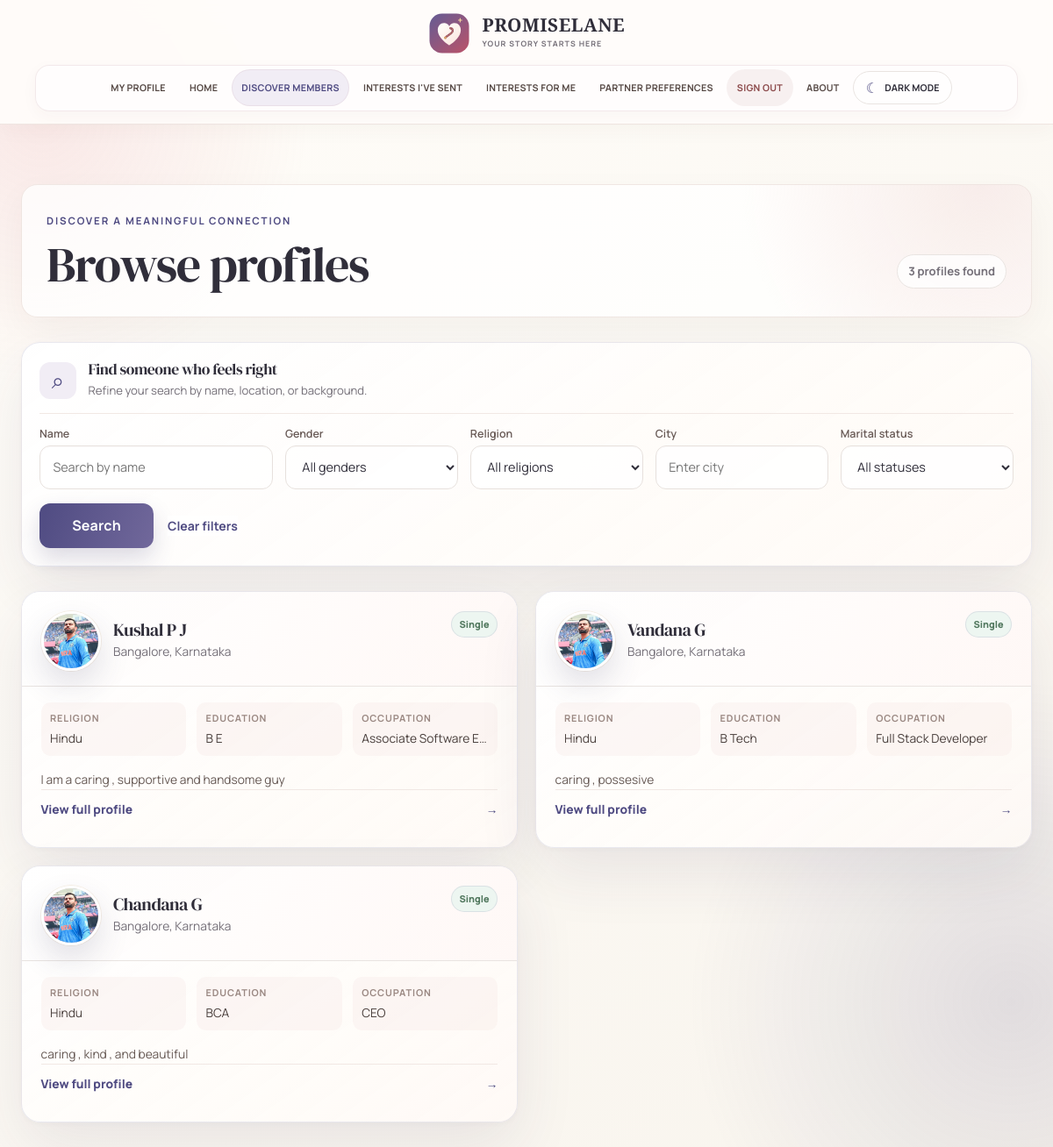
Screenshot of /dashboard/browse_profiles/ (signed in) with the database file from the repository.
### user_profile/models.py (models this page shows)
class MatrimonialProfile(models.Model):
    RELIGION_CHOICES = [
        ('Hindu','Hindu'),
        ('Muslim','Muslim'),
        ('Christian','Christaian'),
        ('Other','Other')
    ]
    MARITAL_STATUS_CHOICES = [
        ('Single','Single'),
        ('Divorced','Divorced'),
        ('Widowed','Widowed'),
    ]
    user = models.OneToOneField(CustomUser,on_delete=models.CASCADE,related_name='matrimonial_profile')
    religion = models.CharField(max_length=30,choices=RELIGION_CHOICES)
    caste = models.CharField(max_length=100,blank=True)
    height = models.CharField(max_length=20,blank=True)
    marital_status = models.CharField(
        max_length=30,
        choices = MARITAL_STATUS_CHOICES,
        default='Single'
    )
    education = models.CharField(max_length=150)
    occupation = models.CharField(max_length=150)
    annual_income = models.CharField(max_length=100,blank=True)
    city = models.CharField(max_length=100)
    state = models.CharField(max_length=100)
    about = models.TextField(blank=True)
    created_at = models.DateTimeField(auto_now_add=True)
    updated_at = models.DateTimeField(auto_now=True)
    is_active = models.BooleanField(default=True)

### authen/models.py (models this page shows)
class ProImage(models.Model):
    user = models.OneToOneField(settings.AUTH_USER_MODEL,on_delete=models.CASCADE)
    Proimage = models.ImageField(upload_to='profile/',default='image.png')

class CustomUser(AbstractUser):
    age = models.PositiveIntegerField(default=0)
    phone = models.IntegerField(default=0)
    gender = models.CharField(max_length=30,blank=True)
    dob = models.DateField(null=True,blank=True,validators={validate_age})

### dashboard/views.py (the view)
# urls.py: path('browse_profiles/',browse_profiles,name='browse_profiles'),
@login_required
def browse_profiles(request):
    profiles = MatrimonialProfile.objects.filter(is_active=True).exclude(user=request.user).select_related('user')
    blocked_by_me = BlockedUser.objects.filter(blocker = request.user).values_list('blocked_id',flat=True)
    blocked_me = BlockedUser.objects.filter(blocked = request.user).values_list('blocked_id',flat=True)
    profiles = profiles.exclude(user_id__in = blocked_by_me).exclude(user_id__in = blocked_me)
    gender = request.GET.get('gender')
    religion = request.GET.get('religion')
    city = request.GET.get('city')
    marital_status = request.GET.get('marital_status')
    search = request.GET.get('search')
    if gender:
        profiles = profiles.filter(user__gender=gender)
    if religion:
        profiles = profiles.filter(religion=religion)
    if city:
        profiles = profiles.filter(city__icontains = city)
    if marital_status:
        profiles = profiles.filter(marital_status=marital_status)
    if search:
        profiles = profiles.filter(user__first_name__icontains = search) | profiles.filter(user__last_name__icontains = search)
    return render(request,'browse_profiles.html',{'profiles':profiles})

### dashboard/templates/browse_profiles.html (shortened to what this page needs)
{% extends 'main.html' %}
{% load static %}
{% block page_styles %}
<link rel="stylesheet" href="{% static 'css/browse_profiles.css' %}">
{% endblock %}
{% block content %}
<section class="browse-page">
    <header class="browse-heading">
        <div>
            <span class="browse-eyebrow">Discover a meaningful connection</span>
            <h1>Browse profiles</h1>
        </div>
        <p class="browse-count">{{ profiles|length }} profile{{ profiles|length|pluralize }} found</p>
    </header>
    <form class="profile-filters" action="" method="GET">
        <div class="filter-intro">
            <span class="filter-intro-icon" aria-hidden="true">⌕</span>
            <div>
                <h2>Find someone who feels right</h2>
                <p>Refine your search by name, location, or background.</p>
            </div>
        </div>
        <div class="filter-field filter-search">
            <label for="search">Name</label>
            <input id="search" type="text" name="search" value="{{ request.GET.search }}" placeholder="Search by name">
        </div>
        <div class="filter-field">
            <label for="gender">Gender</label>
            <select name="gender" id="gender">
                <option value="">All genders</option>
            </select>
        </div>
        <div class="filter-field">
            <label for="religion">Religion</label>
            <select name="religion" id="religion">
                <option value="">All religions</option>
            </select>
        </div>
        <div class="filter-field">
            <label for="city">City</label>
            <input id="city" type="text" name="city" value="{{ request.GET.city }}" placeholder="Enter city">
        </div>
        <div class="filter-field">
            <label for="marital_status">Marital status</label>
            <select name="marital_status" id="marital_status">
                <option value="">All statuses</option>
            </select>
        </div>
        <div class="filter-actions">
            <button type="submit">Search</button>
            <a class="clear-filter" href="{% url 'browse_profiles' %}">Clear filters</a>
        </div>
    </form>
    {% if profiles %}
    <div class="profile-grid">
        {% for profile in profiles %}
        <article class="match-card">
            <div class="match-card-top">
                <div class="match-avatar">
                    {% if profile.user.proimage %}
                        <img src="{{ profile.user.proimage.Proimage.url }}" alt="{{ profile.user.get_full_name|default:profile.user.username }}">
                    {% else %}
                        <span>{{ profile.user.first_name|first|default:"?" }}</span>
                    {% endif %}
                </div>
                <div class="match-name">
                    <h2>{{ profile.user.get_full_name|default:profile.user.username }}</h2>
                    <p>{{ profile.city }}, {{ profile.state }}</p>
                </div>
                {% if profile.marital_status %}
                <span class="status-badge">{{ profile.marital_status }}</span>
                {% endif %}
            </div>
            <dl class="match-details">
                <div>
                    <dt>Religion</dt>
                    <dd>{{ profile.religion|default:"Not provided" }}</dd>
                </div>
                <div>
                    <dt>Education</dt>
                    <dd>{{ profile.education|default:"Not provided" }}</dd>
                </div>
                <div>
                    <dt>Occupation</dt>
                    <dd>{{ profile.occupation|default:"Not provided" }}</dd>
                </div>
            </dl>
            {% if profile.about %}
            <p class="match-about">{{ profile.about|truncatewords:20 }}</p>
            {% endif %}
            <a class="match-card-action" href="{% url 'profile_detail' profile.id %}">
                View full profile <span aria-hidden="true">→</span>
            </a>
        </article>
        {% endfor %}
    </div>
    {% endif %}
</section>
{% endblock %}

### templates/main.html (shortened to what this page needs)
{% load static %}
<!DOCTYPE html>
<html lang="en">
<head>
    <link rel="stylesheet" href="{% static 'css/main.css' %}">
    <link rel="stylesheet" href="{% static 'css/site.css' %}">
    {% block page_styles %}{% endblock %}
    <link rel="stylesheet" href="{% static 'css/premium.css' %}">
    <link rel="stylesheet" href="{% static 'css/nav.css' %}">
    <link rel="stylesheet" href="{% static 'css/theme.css' %}">
</head>
<body>
    {% include 'nav.html' %}
    <main class="page-content" id="main-content">
        {% block content %}
        {% endblock %}
    </main>
</body>
</html>

### templates/nav.html
{% load static %}
<header class="site-header">
    <nav class="navbar" aria-label="Main navigation">
        <a class="brand" href="{% if request.user.is_authenticated %}{% url 'home' %}{% else %}{% url 'login' %}{% endif %}" aria-label="PromiseLane home">
            <img class="brand-mark" src="{% static 'images/promiselane-logo.svg' %}" alt="">
            <span class="brand-copy">
                <strong>PromiseLane</strong>
                <span>YOUR STORY STARTS HERE</span>
            </span>
        </a>
        <div class="nav-links">
            {% if request.user.is_authenticated %}
            <a class="nav-link{% if request.resolver_match.url_name == 'profile' %} nav-active{% endif %}" href="{% url 'profile' %}">My Profile</a>
            <a class="nav-link{% if request.resolver_match.url_name == 'home' %} nav-active{% endif %}" href="{% url 'home' %}">Home</a>
            <a class="nav-link{% if request.resolver_match.url_name == 'browse_profiles' %} nav-active{% endif %}" href="{% url 'browse_profiles' %}">Discover Members</a>
            <a class="nav-link{% if request.resolver_match.url_name == 'sent_interests' %} nav-active{% endif %}" href="{% url 'sent_interests' %}">Interests I've Sent</a>
            <a class="nav-link{% if request.resolver_match.url_name == 'received_interests' %} nav-active{% endif %}" href="{% url 'received_interests' %}">Interests for Me</a>
            <a class="nav-link{% if request.resolver_match.url_name == 'partner_preferences' %} nav-active{% endif %}" href="{% url 'partner_preferences' %}">Partner Preferences</a>
            <a class="nav-link nav-logout" href="{% url 'logout' %}">Sign Out</a>
            {% else %}
            <a class="nav-link" href="{% url 'login' %}">Log In</a>
            <a class="nav-link nav-register" href="{% url 'register' %}">Register</a>
            {% endif %}
            <a class="nav-link nav-about{% if request.resolver_match.url_name == 'about' %} nav-active{% endif %}" href="{% url 'about' %}">About</a>
            <button class="theme-toggle" type="button" data-theme-toggle aria-pressed="false">
                <span class="theme-toggle-icon" data-theme-icon aria-hidden="true">☾</span>
                <span data-theme-label>Dark mode</span>
            </button>
        </div>
    </nav>
</header>

### static/css/main.css (style rules this page uses)
:root { font-family: 'DM Sans', sans-serif; color: #29211f; background: #fffaf7; font-synthesis: none; text-rendering: optimizeLegibility; -webkit-font-smoothing: antialiased; -moz-osx-font-smoothing: grayscale; --ink: #29211f; --muted: #766b67; --wine: #883d50; --wine-dark: #713044; --rose: #f6e8e5; --line: #eee3df; --gold: #b9875f; --surface: rgba(255, 255, 255, 0.94); --shadow: 0 18px 50px rgba(76, 48, 43, 0.09); }
* { box-sizing: border-box; }
html { min-width: 320px; scroll-behavior: smooth; }
body { position: relative; min-height: 100vh; margin: 0; overflow-x: hidden; background: radial-gradient(ellipse at 12% 18%, rgba(244, 224, 218, 0.72), transparent 34rem), radial-gradient(ellipse at 92% 78%, rgba(245, 232, 216, 0.62), transparent 32rem), #fffaf7; color: var(--ink); font-size: 16px; line-height: 1.65; }
body::before { position: fixed; z-index: -1; top: 0; right: -10rem; width: 30rem; height: 30rem; border: 1px solid rgba(136, 61, 80, 0.08); border-radius: 50%; content: ""; pointer-events: none; }
.page-content { width: min(100% - 2.5rem, 1120px); min-height: calc(100vh - 92px); margin: 0 auto; padding: clamp(2.5rem, 7vw, 5.5rem) 0; }
.page-content > * { animation: page-enter 420ms cubic-bezier(.2,.8,.2,1) both; }
h1, h2, h3 { margin: 0 0 0.8rem; color: var(--ink); font-family: 'Playfair Display', Georgia, serif; font-weight: 600; line-height: 1.2; }
h1 { font-size: clamp(2.2rem, 5vw, 3.5rem); letter-spacing: -0.035em; }
h2 { font-size: clamp(1.7rem, 3vw, 2.4rem); }
p { margin: 0 0 1rem; color: var(--muted); }
a { color: var(--wine); text-decoration: none; }
button, .btn { display: inline-flex; min-height: 48px; align-items: center; justify-content: center; padding: 0.75rem 1.35rem; border: 0; border-radius: 0.65rem; background: var(--wine); box-shadow: 0 8px 18px rgba(113, 48, 68, 0.16); color: white; cursor: pointer; font: inherit; font-weight: 700; transition: background 160ms ease, transform 160ms ease, box-shadow 160ms ease; }
input, textarea, select { width: 100%; min-height: 48px; margin: 0.35rem 0 1rem; padding: 0.75rem 0.9rem; border: 1px solid #e6d9d4; border-radius: 0.6rem; background: #fffdfc; color: var(--ink); font: inherit; transition: border-color 160ms ease, box-shadow 160ms ease; }
label { color: #443936; font-size: 0.92rem; font-weight: 600; }
img { max-width: 100%; height: auto; }

### static/css/site.css (style rules this page uses)
:root { --ease-out: cubic-bezier(.2, .75, .25, 1); }
button, .btn, .profile-button, .dashboard-button, .clear-empty { letter-spacing: 0.01em; }
input, textarea, select { box-shadow: inset 0 1px 2px rgba(76, 48, 43, 0.025); }
.auth-card, .forgot-card, .account-card, .matchmaking-form-card, .profile-panel, .dashboard-panel, .match-card, .profile-filters, .dashboard-hero, .profile-hero { backdrop-filter: blur(14px); }
.auth-card, .forgot-card, .account-card, .matchmaking-form-card, .profile-panel, .dashboard-panel, .match-card, .profile-filters, .dashboard-hero, .profile-hero { transition: border-color 180ms var(--ease-out), box-shadow 180ms var(--ease-out), transform 180ms var(--ease-out); }
.profile-button-light, .clear-filter, .clear-empty { transition: border-color 180ms var(--ease-out), background 180ms var(--ease-out), color 180ms var(--ease-out), transform 180ms var(--ease-out); }

### static/css/theme.css (style rules this page uses)
:root { color-scheme: light; }

### rows the page displays
MatrimonialProfile: user.proimage.Proimage (picture), user.get_full_name "Kushal P J", city "Bangalore", state "Karnataka", marital_status "Single", religion "Hindu", education "B E", occupation "Associate Software E…", about "I am a caring , supportive and handsome guy"
MatrimonialProfile: user.proimage.Proimage (picture), user.get_full_name "Vandana G", city "Bangalore", state "Karnataka", marital_status "Single", religion "Hindu", education "B Tech", occupation "Full Stack Developer", about "caring , possesive"
MatrimonialProfile: user.proimage.Proimage (picture), user.get_full_name "Chandana G", city "Bangalore", state "Karnataka", marital_status "Single", religion "Hindu", education "BCA", occupation "CEO", about "caring , kind , and beautiful"

### other values shown
{{ profiles|length }} "3"
